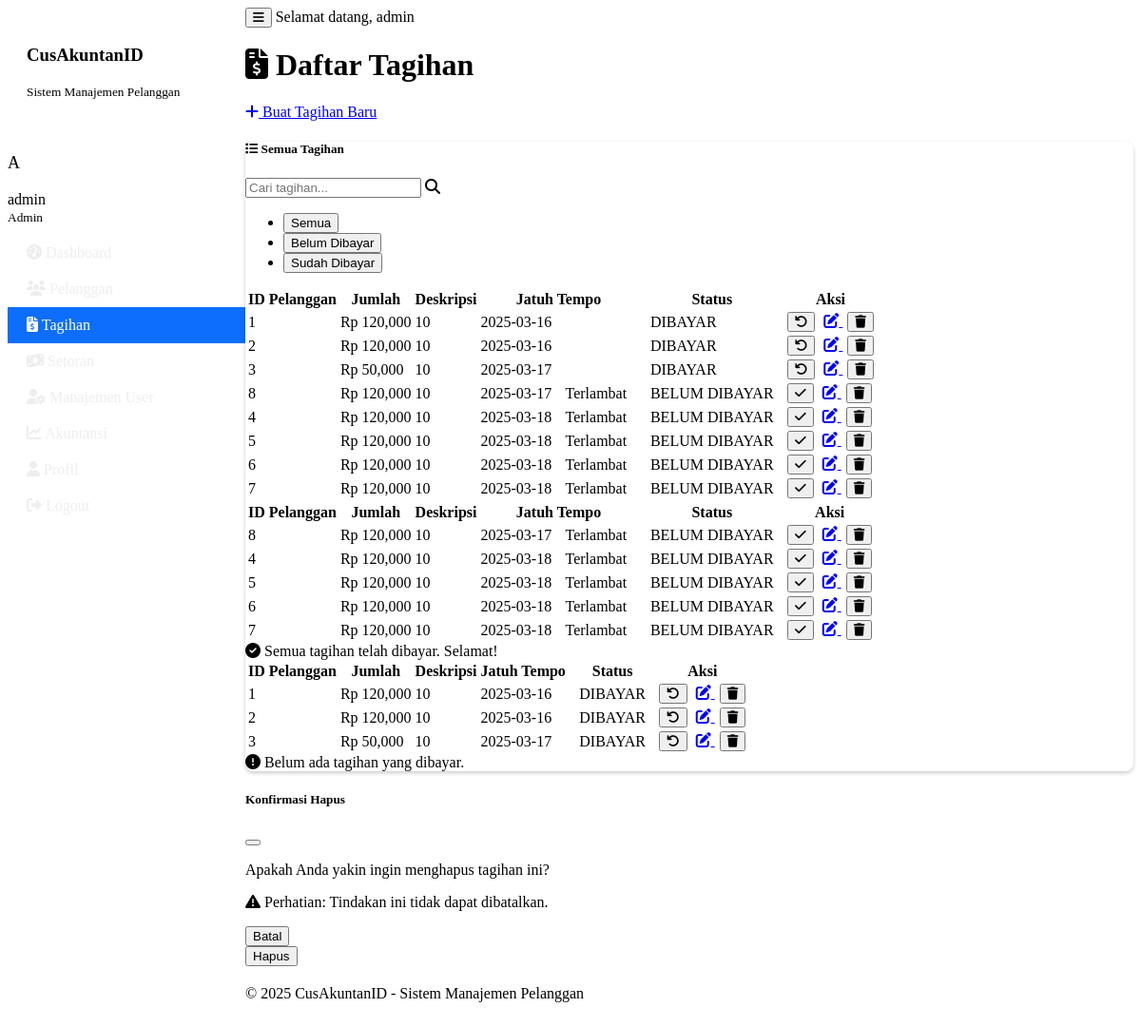
Page /tagihan (signed in) on the earlier database version.
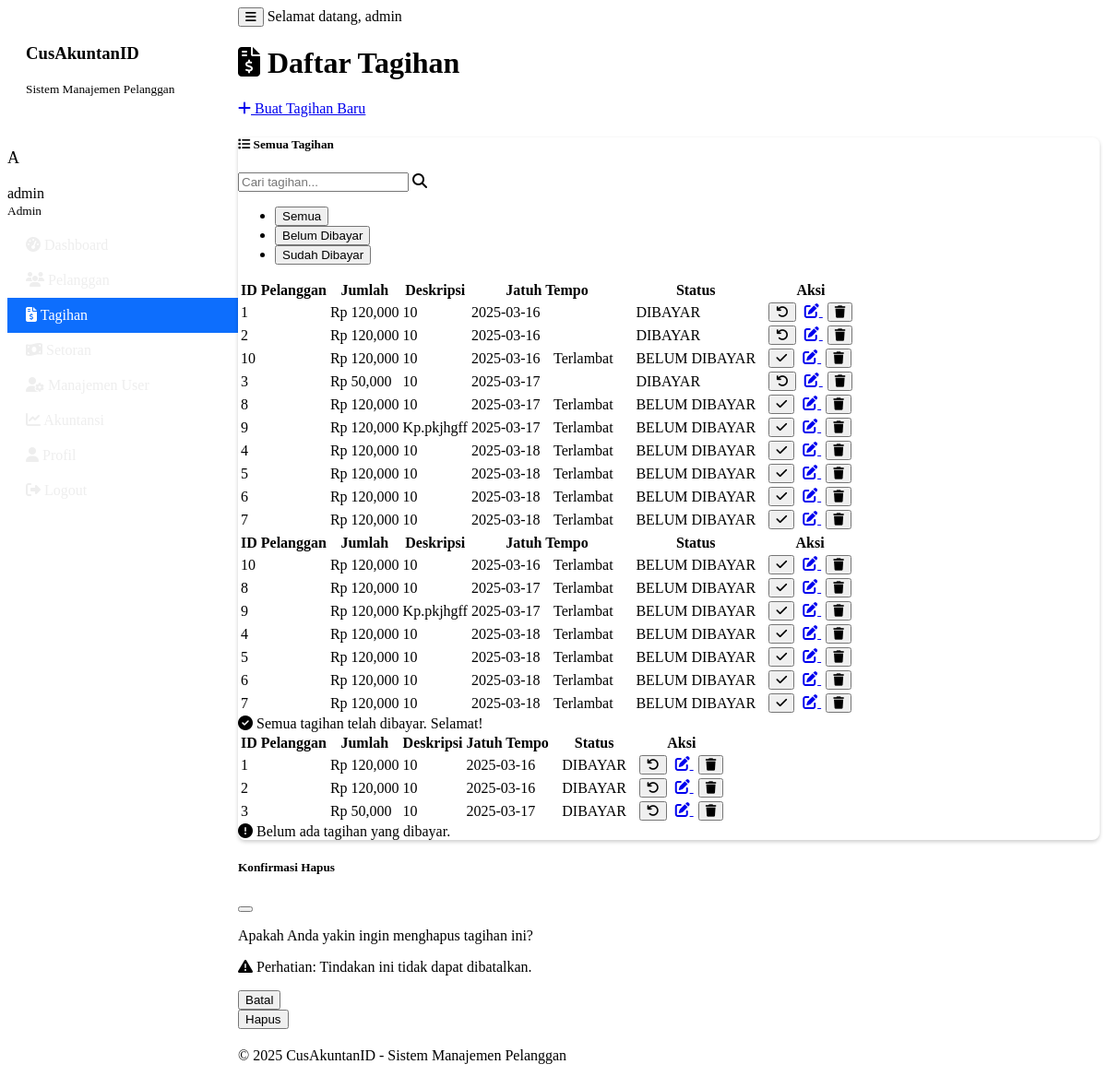
Same page on the later database version.
### tables this page shows
CREATE TABLE tagihan (
            id INTEGER PRIMARY KEY,
            pelanggan_id INTEGER,
            jumlah REAL NOT NULL,
            deskripsi TEXT,
            tanggal_jatuh_tempo TEXT,
            status_pembayaran TEXT DEFAULT 'BELUM DIBAYAR',
            dibuat_pada TEXT,
            FOREIGN KEY (pelanggan_id) REFERENCES pelanggan (id)
        );

### main.py (the view)
    def decorated_function(*args, **kwargs):
        if 'user' not in session:
            flash('Anda perlu login terlebih dahulu.', 'warning')
            return redirect(url_for('login'))
        return f(*args, **kwargs)

### main.py (called while the page is built)
@app.context_processor
def inject_now():
    return {'now': datetime.datetime.now()}

def login_required(f):
    def decorated_function(*args, **kwargs):
        if 'user' not in session:
            flash('Anda perlu login terlebih dahulu.', 'warning')
            return redirect(url_for('login'))
        return f(*args, **kwargs)
    decorated_function.__name__ = f.__name__
    return decorated_function

@app.route('/tagihan')
@login_required
def tagihan_list():
    user_id = session['user']['id']
    is_admin = session['user']['level'] == 'admin'
    if is_admin:
        tagihan = sistem_manajemen.dapatkan_semua_tagihan()
    else:
        tagihan = sistem_manajemen.dapatkan_semua_tagihan(user_id)
    return render_template('tagihan_list.html', tagihan=tagihan)

    def get_connection(self):
        return sqlite3.connect(self.db_path)

### templates/tagihan_list.html (shortened to what the changed rows need)
{% extends "base.html" %}
{% block content %}
<div class="container">
    <div class="d-flex justify-content-between align-items-center mb-4">
        <h1><i class="fas fa-file-invoice-dollar me-2"></i> Daftar Tagihan</h1>
    </div>
    <div class="card">
        <div class="card-body">
            <div class="tab-content" id="tagihanTabsContent">
                <div class="tab-pane fade show active" id="semua" role="tabpanel" aria-labelledby="semua-tab">
                    {% if tagihan %}
                        <div class="table-responsive">
                            <table class="table table-striped table-hover" id="tagihanTable">
                                <thead>
                                    <tr>
                                        <th>ID</th>
                                        <th>Pelanggan</th>
                                        <th>Jumlah</th>
                                        <th>Deskripsi</th>
                                        <th>Jatuh Tempo</th>
                                        <th>Status</th>
                                        <th>Aksi</th>
                                    </tr>
                                </thead>
                                <tbody>
                                    {% for t in tagihan %}
                                    <tr>
                                        <td>{{ t[0] }}</td>
                                        <td>{{ t[8] }}</td>
                                        <td>Rp {{ "{:,.0f}".format(t[2]) }}</td>
                                        <td>{{ t[3] or '-' }}</td>
                                        <td>
                                            {{ t[4] }}
                                            {% set today = now.strftime('%Y-%m-%d') %}
                                            {% if t[4] < today and t[5] == 'BELUM DIBAYAR' %}
                                                <span class="badge bg-danger ms-1">Terlambat</span>
                                            {% endif %}
                                        </td>
                                        <td>
                                            <span class="badge bg-{{ 'success' if t[5] == 'DIBAYAR' else 'danger' }}">
                                                {{ t[5] }}
                                            </span>
                                        </td>
                                        <td>
                                            <div class="btn-group">
                                                <button type="button" class="btn btn-sm btn-{{ 'success' if t[5] == 'BELUM DIBAYAR' else 'warning' }} status-btn"
                                                        data-id="{{ t[0] }}"
                                                        data-status="{{ t[5] }}"
                                                        title="{{ 'Tandai Dibayar' if t[5] == 'BELUM DIBAYAR' else 'Tandai Belum Dibayar' }}">
                                                    <i class="fas {{ 'fa-check' if t[5] == 'BELUM DIBAYAR' else 'fa-undo' }}"></i>
                                                </button>
                                                <a href="{{ url_for('edit_tagihan', tagihan_id=t[0]) }}" class="btn btn-sm btn-primary" title="Edit">
                                                    <i class="fas fa-edit"></i>
                                                </a>
                                                {% if session.user.level == 'admin' %}
                                                <button type="button" class="btn btn-sm btn-danger delete-tagihan-btn"
                                                        data-bs-toggle="modal"
                                                        data-bs-target="#deleteTagihanModal"
                                                        data-id="{{ t[0] }}"
                                                        title="Hapus">
                                                    <i class="fas fa-trash"></i>
                                                </button>
                                                {% endif %}
                                            </div>
                                        </td>
                                    </tr>
                                    {% endfor %}
                                </tbody>
                            </table>
                        </div>
                    {% else %}
                        <div class="alert alert-info">
                            <i class="fas fa-info-circle me-2"></i> Belum ada data tagihan. Silakan buat tagihan baru.
                        </div>
                    {% endif %}
                </div>
                <div class="tab-pane fade" id="belum-dibayar" role="tabpanel" aria-labelledby="belum-dibayar-tab">
                    {% set has_unpaid = false %}
                    {% if tagihan %}
                        <div class="table-responsive">
                            <table class="table table-striped table-hover">
                                <thead>
                                    <tr>
                                        <th>ID</th>
                                        <th>Pelanggan</th>
                                        <th>Jumlah</th>
                                        <th>Deskripsi</th>
                                        <th>Jatuh Tempo</th>
                                        <th>Status</th>
                                        <th>Aksi</th>
                                    </tr>
                                </thead>
                                <tbody>
                                    {% for t in tagihan %}
                                        {% if t[5] == 'BELUM DIBAYAR' %}
                                            {% set has_unpaid = true %}
                                            <tr>
                                                <td>{{ t[0] }}</td>
                                                <td>{{ t[8] }}</td>
                                                <td>Rp {{ "{:,.0f}".format(t[2]) }}</td>
                                                <td>{{ t[3] or '-' }}</td>
                                                <td>
                                                    {{ t[4] }}
                                                    {% set today = now.strftime('%Y-%m-%d') %}
                                                    {% if t[4] < today %}
                                                        <span class="badge bg-danger ms-1">Terlambat</span>
                                                    {% endif %}
                                                </td>
                                                <td>
                                                    <span class="badge bg-danger">
                                                        {{ t[5] }}
                                                    </span>
                                                </td>
                                                <td>
                                                    <div class="btn-group">
                                                        <button type="button" class="btn btn-sm btn-success status-btn"
                                                                data-id="{{ t[0] }}"
                                                                data-status="{{ t[5] }}"
                                                                title="Tandai Dibayar">
                                                            <i class="fas fa-check"></i>
                                                        </button>
                                                        <a href="{{ url_for('edit_tagihan', tagihan_id=t[0]) }}" class="btn btn-sm btn-primary" title="Edit">
                                                            <i class="fas fa-edit"></i>
                                                        </a>
                                                        <button type="button" class="btn btn-sm btn-danger delete-tagihan-btn"
                                                                data-bs-toggle="modal"
                                                                data-bs-target="#deleteTagihanModal"
                                                                data-id="{{ t[0] }}"
                                                                title="Hapus">
                                                            <i class="fas fa-trash"></i>
                                                        </button>
                                                    </div>
                                                </td>
                                            </tr>
                                        {% endif %}
                                    {% endfor %}
                                </tbody>
                            </table>
                        </div>
                    {% else %}
                        <div class="alert alert-info">
                            <i class="fas fa-info-circle me-2"></i> Belum ada data tagihan. Silakan buat tagihan baru.
                        </div>
                    {% endif %}
                </div>
                <div class="tab-pane fade" id="dibayar" role="tabpanel" aria-labelledby="dibayar-tab">
                    {% set has_paid = false %}
                    {% if tagihan %}
                        <div class="table-responsive">
                            <table class="table table-striped table-hover">
                                <thead>
                                    <tr>
                                        <th>ID</th>
                                        <th>Pelanggan</th>
                                        <th>Jumlah</th>
                                        <th>Deskripsi</th>
                                        <th>Jatuh Tempo</th>
                                        <th>Status</th>
                                        <th>Aksi</th>
                                    </tr>
                                </thead>
                                <tbody>
                                    {% for t in tagihan %}
                                        {% if t[5] == 'DIBAYAR' %}
                                            {% set has_paid = true %}
                                            <tr>
                                                <td>{{ t[0] }}</td>
                                                <td>{{ t[8] }}</td>
                                                <td>Rp {{ "{:,.0f}".format(t[2]) }}</td>
                                                <td>{{ t[3] or '-' }}</td>
                                                <td>{{ t[4] }}</td>
                                                <td>
                                                    <span class="badge bg-success">
                                                        {{ t[5] }}
                                                    </span>
                                                </td>
                                                <td>
                                                    <div class="btn-group">
                                                        <button type="button" class="btn btn-sm btn-warning status-btn"
                                                                data-id="{{ t[0] }}"
                                                                data-status="{{ t[5] }}"
                                                                title="Tandai Belum Dibayar">
                                                            <i class="fas fa-undo"></i>
                                                        </button>
                                                        <a href="{{ url_for('edit_tagihan', tagihan_id=t[0]) }}" class="btn btn-sm btn-primary" title="Edit">
                                                            <i class="fas fa-edit"></i>
                                                        </a>
                                                        <button type="button" class="btn btn-sm btn-danger delete-tagihan-btn"
                                                                data-bs-toggle="modal"
                                                                data-bs-target="#deleteTagihanModal"
                                                                data-id="{{ t[0] }}"
                                                                title="Hapus">
                                                            <i class="fas fa-trash"></i>
                                                        </button>
                                                    </div>
                                                </td>
                                            </tr>
                                        {% endif %}
                                    {% endfor %}
                                </tbody>
                            </table>
                        </div>
                    {% else %}
                        <div class="alert alert-info">
                            <i class="fas fa-info-circle me-2"></i> Belum ada data tagihan. Silakan buat tagihan baru.
                        </div>
                    {% endif %}
                </div>
            </div>
        </div>
    </div>
</div>
{% endblock %}

Differences in the rows shown:
added tagihan: id "10", jumlah "120,000", deskripsi "10", tanggal_jatuh_tempo "2025-03-16", shows "Terlambat", status_pembayaran "BELUM DIBAYAR"
added tagihan: id "9", jumlah "120,000", deskripsi "Kp.pkjhgff", tanggal_jatuh_tempo "2025-03-17", shows "Terlambat", status_pembayaran "BELUM DIBAYAR"
